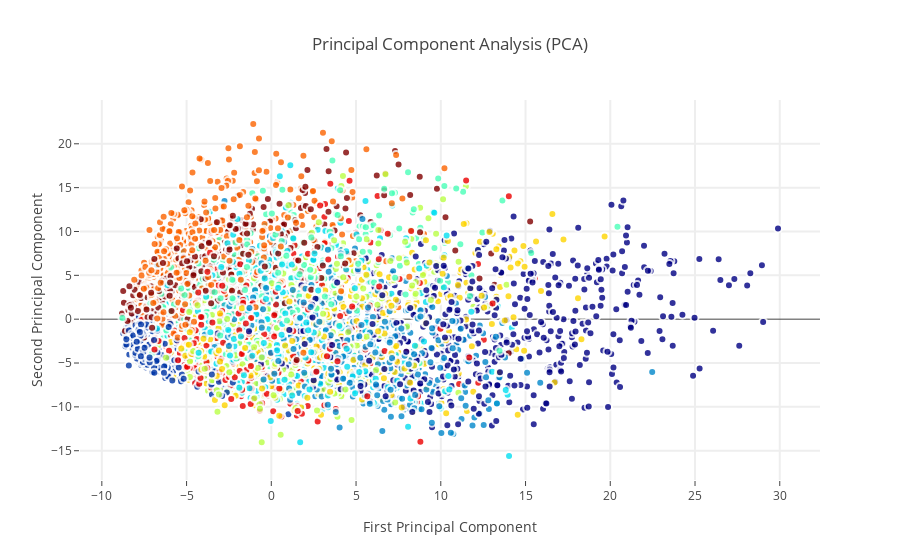

Here is the notebook cell this chart was saved with:
### Code cell
trace0 = go.Scatter(
    x = X_5d[:,0],
    y = X_5d[:,1],
    name = Target,
    hoveron = Target,
    mode = 'markers',
    text = Target,
    showlegend = False,
    marker = dict(
        size = 8,
        color = Target,
        colorscale ='Jet',
        showscale = False,
        line = dict(
            width = 2,
            color = 'rgb(255, 255, 255)'
        ),
        opacity = 0.8
    )
)
data = [trace0]

layout = go.Layout(
    title= 'Principal Component Analysis (PCA)',
    hovermode= 'closest',
    xaxis= dict(
         title= 'First Principal Component',
        ticklen= 5,
        zeroline= False,
        gridwidth= 2,
    ),
    yaxis=dict(
        title= 'Second Principal Component',
        ticklen= 5,
        gridwidth= 2,
    ),
    showlegend= True
)


fig = dict(data=data, layout=layout)
py.iplot(fig, filename='styled-scatter')

### Figure 1 — Plotly figure (JSON) as saved in the notebook; plotly's stock layout.template omitted (floating-point values rounded to 4 significant figures; data arrays with more than 128 entries replaced by an {"elided": "..."} marker saying what was removed)
{"data": [{"hoveron": {"elided": "6000 int values"}, "marker": {"color": {"elided": "6000 int values"}, "colorscale": "Jet", "line": {"color": "rgb(255, 255, 255)", "width": 2}, "opacity": 0.8, "showscale": false, "size": 8}, "mode": "markers", "name": {"elided": "6000 int values"}, "showlegend": false, "text": {"elided": "6000 int values"}, "type": "scatter", "x": {"elided": "6000 float values"}, "y": {"elided": "6000 float values"}}], "layout": {"hovermode": "closest", "showlegend": true, "title": "Principal Component Analysis (PCA)", "xaxis": {"gridwidth": 2, "ticklen": 5, "title": "First Principal Component", "zeroline": false}, "yaxis": {"gridwidth": 2, "ticklen": 5, "title": "Second Principal Component"}}}
